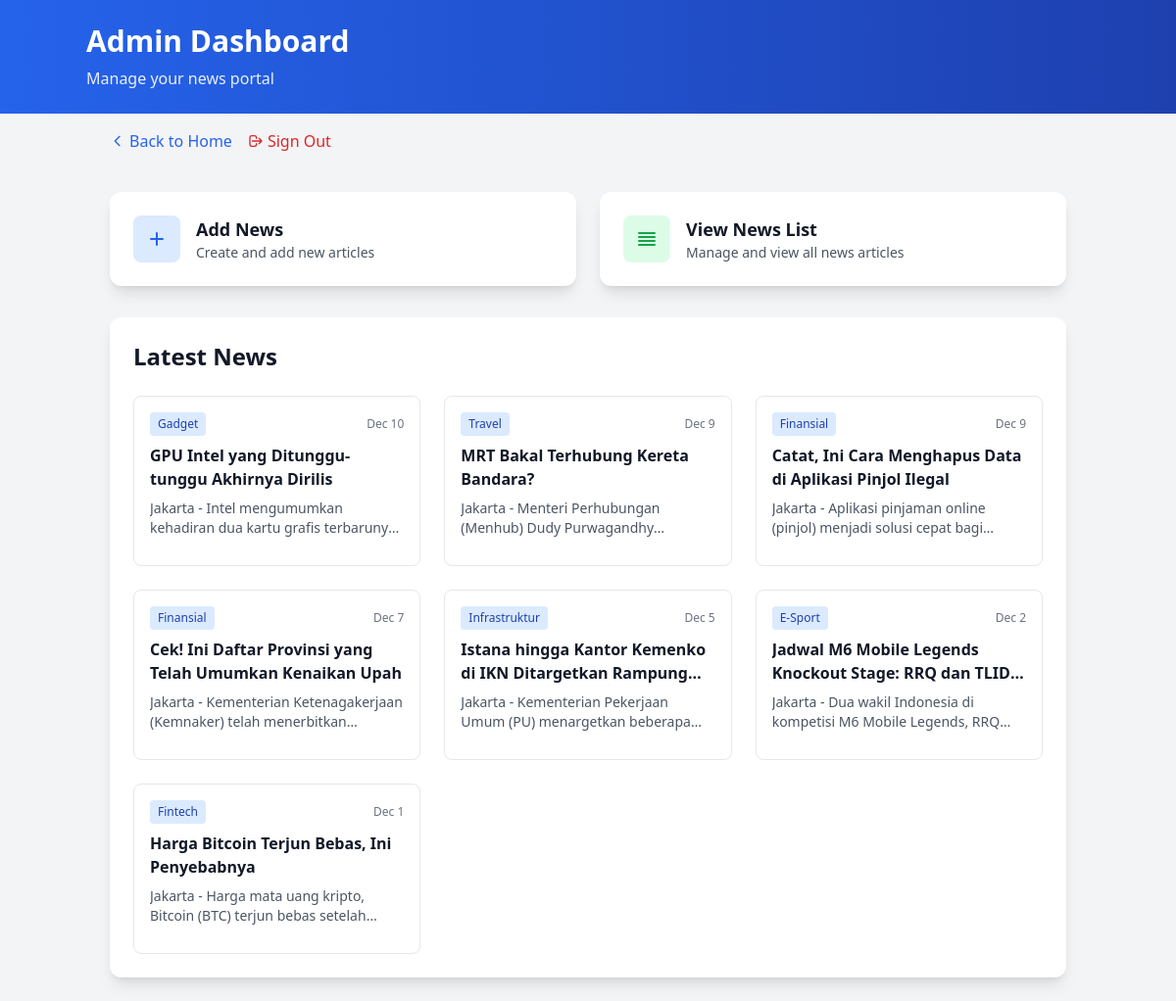
The page /admin/dashboard (signed in) on the database its author committed.
### tables this page shows
CREATE TABLE `news` (
  `id` int NOT NULL,
  `title` varchar(255) NOT NULL,
  `content` text NOT NULL,
  `release_date` date NOT NULL,
  `image` varchar(255) NOT NULL,
  `created_at` timestamp NOT NULL DEFAULT CURRENT_TIMESTAMP,
  `category_id` int DEFAULT NULL
);

CREATE TABLE `categories` (
  `id` int NOT NULL,
  `name` varchar(100) NOT NULL,
  `created_at` timestamp NULL DEFAULT CURRENT_TIMESTAMP,
  `updated_at` timestamp NULL DEFAULT CURRENT_TIMESTAMP ON UPDATE CURRENT_TIMESTAMP
);

### app/controllers/admincontroller.php (called while the page is built, shortened)
<?php
require_once APP_PATH . '/core/controller.php';
require_once APP_PATH . '/models/news.php';
class AdminController extends Controller {
    private $newsModel;
    public function __construct() {
        $this->newsModel = new News();
    }
    public function dashboard() {
        $latestNews = $this->newsModel->getLatestWithCategory(9);
        $this->view('admin/dashboard', ['latestNews' => $latestNews]);
    }
}

### app/core/router.php (called while the page is built, shortened)
<?php
class Router {
    private $routes = [];
    public function add($route, $controller, $action, $method = 'GET') {
        $this->routes[] = [
            'route' => $route,
            'controller' => $controller,
            'action' => $action,
            'method' => $method
        ];
    }
    public function dispatch($url, $method) {
        $url = strtok($url, '?');
        foreach ($this->routes as $route) {
            if ($this->match($route['route'], $url) && $route['method'] === $method) {
                $controllerName = $route['controller'];
                $actionName = $route['action'];
                if (class_exists($controllerName)) {
                    $controller = new $controllerName();
                    if (method_exists($controller, $actionName)) {
                        return $controller->$actionName();
                    }
                }
            }
        }
    }
    private function match($route, $url) {
        $route = preg_replace('/\{([^}]+)\}/', '(?P<$1>[^/]+)', $route);
        $pattern = '#^' . $route . '$#';
        if (preg_match($pattern, $url, $matches)) {
            return true;
        }
        return false;
    }
}

### public/index.php (called while the page is built, shortened)
<?php
require_once APP_PATH . '/config/database.php';
require_once APP_PATH . '/core/router.php';
require_once APP_PATH . '/core/controller.php';
require_once APP_PATH . '/core/model.php';
require_once APP_PATH . '/controllers/admincontroller.php';
$router = new Router();
$router->add('/', 'NewsController', 'index');
$router->add('/news/{id}', 'newscontroller', 'detail');
$router->add('/auth/login', 'authcontroller', 'login');
$router->add('/auth/login', 'authcontroller', 'login', 'POST');
$router->add('/auth/register', 'authcontroller', 'register');
$router->add('/auth/register', 'authcontroller', 'register', 'POST');
$router->add('/auth/logout', 'authcontroller', 'logout');
$router->add('/admin/dashboard', 'admincontroller', 'dashboard');
$router->add('/admin/news-list', 'admincontroller', 'newsList');
$router->add('/admin/add-news', 'admincontroller', 'addNews');
$router->add('/admin/add-news', 'admincontroller', 'addNews', 'POST');
$router->add('/admin/edit-news', 'admincontroller', 'editNews');
$router->add('/admin/edit-news', 'admincontroller', 'editNews', 'POST');
$router->add('/admin/delete-news', 'admincontroller', 'deleteNews', 'POST');
$router->add('/user/dashboard', 'usercontroller', 'dashboard');
$router->add('/user/dashboard', 'usercontroller', 'dashboard', 'POST');
$url = parse_url($_SERVER['REQUEST_URI'], PHP_URL_PATH);
$method = $_SERVER['REQUEST_METHOD'];
$router->dispatch($url, $method);

### app/config/database.php (called while the page is built)
<?php
class Database {
    private static $instance = null;
    private $connection;
    private $host = 'localhost';
    private $username = 'root';
    private $password = '';
    private $database = 'news_portal';
    private function __construct() {
        try {
            $this->connection = new PDO(
                "mysql:host={$this->host};dbname={$this->database}",
                $this->username,
                $this->password,
                [
                    PDO::ATTR_ERRMODE => PDO::ERRMODE_EXCEPTION,
                    PDO::ATTR_DEFAULT_FETCH_MODE => PDO::FETCH_ASSOC
                ]
            );
        } catch (PDOException $e) {
            die("Connection failed: " . $e->getMessage());
        }
    }
    public static function getInstance() {
        if (self::$instance === null) {
            self::$instance = new self();
        }
        return self::$instance;
    }
    public function getConnection() {
        return $this->connection;
    }
}

### app/models/news.php (called while the page is built, shortened)
<?php
require_once APP_PATH . '/core/model.php';
class News extends Model {
    protected $table = 'news';
    public function getLatestWithCategory($limit = 10) {
        $limit = intval($limit);
        $sql = "SELECT n.*,
                       c.name as categoryName,
                       c.id as categoryId
                FROM {$this->table} n
                LEFT JOIN categories c ON n.category_id = c.id
                ORDER BY n.release_date DESC
                LIMIT " . $limit;
        $stmt = $this->db->prepare($sql);
        $stmt->execute();
        return $stmt->fetchAll(PDO::FETCH_ASSOC);
    }
}

### app/core/model.php (called while the page is built, shortened)
<?php
abstract class Model {
    public function __construct() {
        $this->db = Database::getInstance()->getConnection();
    }
}

### app/views/admin/dashboard.php (the view, shortened to what this page needs)
<?php
require_once APP_PATH . '/views/layouts/header.php';
?>
<header class="bg-gradient-to-r from-blue-600 to-blue-800 text-white p-6">
    <div class="container mx-auto">
        <h1 class="text-3xl font-bold">Admin Dashboard</h1>
        <p class="mt-2 opacity-90">Manage your news portal</p>
    </div>
</header>
<div class="container mx-auto px-6 py-4">
    <div class="flex space-x-4">
        <a href="/" class="text-blue-600 hover:text-blue-800 flex items-center">
            <svg class="w-4 h-4 mr-1" fill="none" stroke="currentColor" viewBox="0 0 24 24">
                <path stroke-linecap="round" stroke-linejoin="round" stroke-width="2" d="M15 19l-7-7 7-7"></path>
            </svg>
            Back to Home
        </a>
        <a href="/auth/logout" class="text-red-600 hover:text-red-800 ml-auto flex items-center">
            <svg class="w-4 h-4 mr-1" fill="none" stroke="currentColor" viewBox="0 0 24 24">
                <path stroke-linecap="round" stroke-linejoin="round" stroke-width="2" d="M17 16l4-4m0 0l-4-4m4 4H7m6 4v1a3 3 0 01-3 3H6a3 3 0 01-3-3V7a3 3 0 013-3h4a3 3 0 013 3v1"></path>
            </svg>
            Sign Out
        </a>
    </div>
</div>
<div class="container mx-auto p-6">
    <div class="grid grid-cols-1 md:grid-cols-2 gap-6 mb-8">
        <a href="/admin/add-news" class="group">
            <div class="bg-white p-6 rounded-xl shadow-lg hover:shadow-xl transition-all duration-300 group-hover:-translate-y-1">
                <div class="flex items-center">
                    <div class="p-3 bg-blue-100 rounded-lg">
                        <svg class="w-6 h-6 text-blue-600" fill="none" stroke="currentColor" viewBox="0 0 24 24">
                            <path stroke-linecap="round" stroke-linejoin="round" stroke-width="2" d="M12 6v6m0 0v6m0-6h6m-6 0H6"></path>
                        </svg>
                    </div>
                    <div class="ml-4">
                        <h3 class="text-lg font-semibold text-gray-900">Add News</h3>
                        <p class="text-sm text-gray-600">Create and add new articles</p>
                    </div>
                </div>
            </div>
        </a>
        <a href="/admin/news-list" class="group">
            <div class="bg-white p-6 rounded-xl shadow-lg hover:shadow-xl transition-all duration-300 group-hover:-translate-y-1">
                <div class="flex items-center">
                    <div class="p-3 bg-green-100 rounded-lg">
                        <svg class="w-6 h-6 text-green-600" fill="none" stroke="currentColor" viewBox="0 0 24 24">
                            <path stroke-linecap="round" stroke-linejoin="round" stroke-width="2" d="M4 6h16M4 10h16M4 14h16M4 18h16"></path>
                        </svg>
                    </div>
                    <div class="ml-4">
                        <h3 class="text-lg font-semibold text-gray-900">View News List</h3>
                        <p class="text-sm text-gray-600">Manage and view all news articles</p>
                    </div>
                </div>
            </div>
        </a>
    </div>
    <div class="bg-white rounded-xl shadow-lg p-6">
        <div class="flex items-center justify-between mb-6">
            <h2 class="text-2xl font-bold text-gray-900">Latest News</h2>
        </div>
        <?php if (!empty($latestNews)): ?>
            <div class="grid grid-cols-1 md:grid-cols-2 lg:grid-cols-3 gap-6">
                <?php foreach ($latestNews as $article): ?>
                    <div class="border border-gray-200 rounded-lg p-4 hover:shadow-md transition-shadow">
                        <div class="flex items-center mb-2">
                            <span class="bg-blue-100 text-blue-800 text-xs font-medium px-2 py-1 rounded">
                                <?= htmlspecialchars($article['categoryName'] ?? 'No Category') ?>
                            </span>
                            <span class="text-gray-500 text-xs ml-auto">
                                <?= date('M j', strtotime($article['release_date'])) ?>
                            </span>
                        </div>
                        <h3 class="font-semibold text-gray-900 mb-2 line-clamp-2">
                            <?= htmlspecialchars($article['title']) ?>
                        </h3>
                        <p class="text-gray-600 text-sm line-clamp-2 mb-3">
                            <?= htmlspecialchars(substr($article['content'], 0, 100)) ?>...
                        </p>
                    </div>
                <?php endforeach; ?>
            </div>
        <?php endif; ?>
    </div>
</div>

### app/core/controller.php (shortened to what this page needs)
<?php
abstract class Controller {
    protected function view($view, $data = []) {
        extract($data);
        $viewFile = APP_PATH . "/views/{$view}.php";
        if (file_exists($viewFile)) {
            require_once $viewFile;
        } else {
            throw new Exception("View {$view} not found");
        }
    }
}

### app/views/layouts/header.php (shortened to what this page needs)
<!DOCTYPE html>
<html lang="en">
<head>
    <script src="https://cdn.tailwindcss.com"></script>
</head>
<body class="bg-gray-100">

### rows shown on the page
news: category.name "Gadget", release_date "Dec 10", title "GPU Intel yang Ditunggu-tunggu Akhirnya Dirilis", content "Jakarta - Intel mengumumkan kehadiran dua kartu grafis…"
news: category.name "Travel", release_date "Dec 9", title "MRT Bakal Terhubung Kereta Bandara?", content "Jakarta - Menteri Perhubungan (Menhub) Dudy…"
news: category.name "Finansial", release_date "Dec 9", title "Catat, Ini Cara Menghapus Data di Aplikasi Pinjol Ilegal", content "Jakarta - Aplikasi pinjaman online (pinjol) menjadi solusi cepat…"
news: category.name "Finansial", release_date "Dec 7", title "Cek! Ini Daftar Provinsi yang Telah Umumkan Kenaikan Upah", content "Jakarta - Kementerian Ketenagakerjaan (Kemnaker) telah…"
news: category.name "Infrastruktur", release_date "Dec 5", title "Istana hingga Kantor Kemenko di IKN Ditargetkan…", content "Jakarta - Kementerian Pekerjaan Umum (PU) menargetkan…"
news: category.name "E-Sport", release_date "Dec 2", title "Jadwal M6 Mobile Legends Knockout Stage: RRQ dan…", content "Jakarta - Dua wakil Indonesia di kompetisi M6 Mobile Legends,…"
news: category.name "Fintech", release_date "Dec 1", title "Harga Bitcoin Terjun Bebas, Ini Penyebabnya", content "Jakarta - Harga mata uang kripto, Bitcoin (BTC) terjun bebas…"
